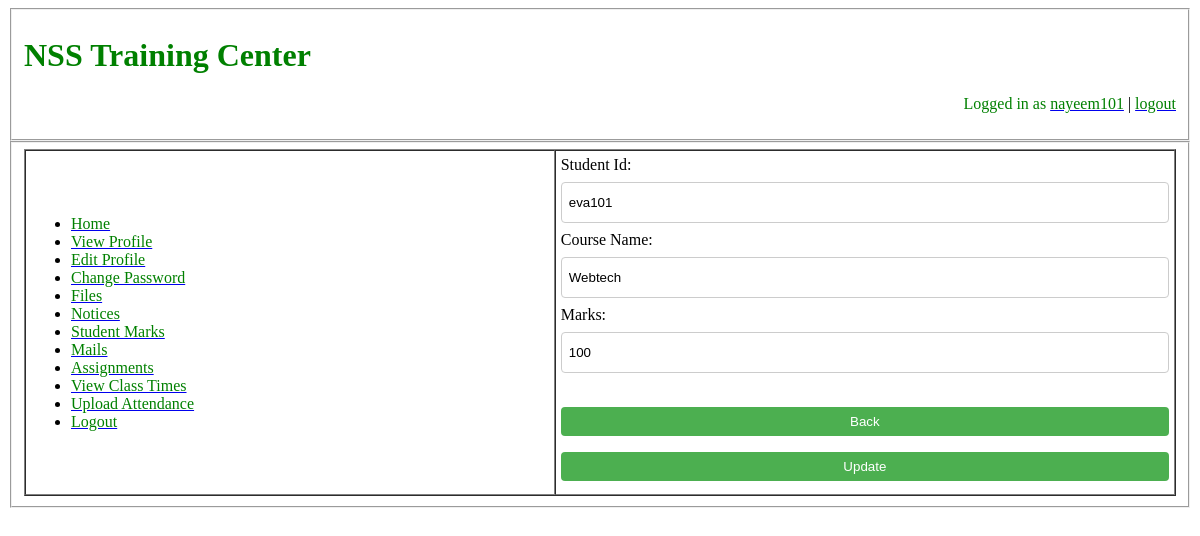
The app's page /views/trainerEditStudentMarks.php?id=1 (signed in) with its own data.
### tables this page shows
CREATE TABLE `studentmarks` (
  `id` int(10) NOT NULL,
  `trainerid` varchar(30) NOT NULL,
  `studentid` varchar(30) NOT NULL,
  `coursename` varchar(30) NOT NULL,
  `marks` varchar(15) NOT NULL
);

### service/trainerStudentMarksService.php (called while the page is built, shortened)
<?php
	function getstudentmarksbyid($id)
	{
		$conn = dbConnection();
		$sql = "select * from studentmarks where id='{$id}'";
		$result = mysqli_query($conn, $sql);
		$row = mysqli_fetch_assoc($result);
		return $row;
	}
?>

### views/trainerEditStudentMarks.php (the view, shortened to what this page needs)
<?php
	require_once('../service/trainerStudentMarksService.php');
	if (isset($_GET['id'])) {
		$marks = getstudentmarksbyid($_GET['id']);
	}else{
		header('location: trainerViewStudentMarks.php');
	}
?>
<!DOCTYPE html>
<html>
<head>
	<link rel="stylesheet" type="text/css" href="../assets/css/trainerStyle.css">
</head>
<body>
	<fieldset>
		<p><h1><font color='green'>NSS Training Center</font></h1></p>
		<?php
			if(!empty($_SESSION))
			{
				echo "<p align='right'><font color='black'>Logged in as </font><a href='viewProfileTrainer.php'><font >".$_SESSION['userid']."</font></a> | <a href='../php/logout.php'><font >logout</font></a></p>";
			}
			else
				echo "<p align='right'><font color='black'>Logged in as </font><a href='viewProfileTrainer.php'><font >".$_COOKIE['userid']."</font></a> | <a href='../php/logout.php'><font >logout</font></a></p>";
		?>
	</fieldset>
	<fieldset>
		<table cellspacing="0" cellpadding="5" border="1" width="100%">
			<tr>
				<td colspan="10">
					<ul>
						<li><a href='trainerHome.php'><font >Home</font></a></li>
						<li><a href="viewProfileTrainer.php"><font >View Profile</font></a></li>
						<li><a href="editProfileTrainer.php"><font >Edit Profile</font></a></li>
						<li><a href="changePassword.php"><font >Change Password</font></a></li>
						<li><a href="trainerFile.php"><font >Files</font></a></li>
						<li><a href="trainerNotice.php"><font >Notices</font></a></li>
						<li><a href="studentMarks.php"><font >Student Marks</font></a></li>
						<li><a href="trainerMail.php"><font >Mails</font></a></li>
						<li><a href="trainerAssignment.php"><font >Assignments</font></a></li>
						<li><a href="trainerViewClasstime.php"><font >View Class Times</font></a></li>
						<li><a href="trainerAttendance.php"><font >Upload Attendance</font></a></li>
						<li><a href="../php/logout.php"><font >Logout</font></a></li>
					</ul>
				</td>
				<td>
					<form>
						<div>
						Student Id:<br/>
						<input type="text" id="studentid" name="studentid" onclick="click1()" value="<?=$marks['studentid']?>"><br/>
						</div>
						<div>
						Course Name:<br/>
						<input type="text" id="coursename" name="coursename" onclick="click2()" value="<?=$marks['coursename']?>"><br/>
						</div>
						<div>
						Marks:<br/>
						<input type="text" id="marks" name="marks" onclick="click3()" value="<?=$marks['marks']?>"><br/>
						</div>
						<div id="show1"></div><br/>
						<a href="trainerViewStudentMarks.php">
							<button type="button">
								Back
							</button>
						</a>
						<input type="button" id="updatemarks" name="updatemarks" value="Update" onclick="validate()">
					</form>
				</td>
			</tr>
		</table>
	</fieldset>
</body>
</html>

### assets/css/trainerStyle.css (style rules this page uses)
font { color:green; }
table { text-align: left; }
button { width: 100%; background-color: #4CAF50; color: white; padding: 7px 7px; margin: 8px 0; border: none; border-radius: 4px; cursor: pointer; }
input[type=text], select { width: 100%; padding: 12px 7px; margin: 8px 0; display: inline-block; border: 1px solid #ccc; border-radius: 4px; box-sizing: border-box; }
input[type=button] { width: 100%; background-color: #4CAF50; color: white; padding: 7px 7px; margin: 8px 0; border: none; border-radius: 4px; cursor: pointer; }

### records on screen
studentmarks: studentid "eva101", coursename "Webtech", marks "100"

### other values on screen
$_SESSION['userid'] "nayeem101"
